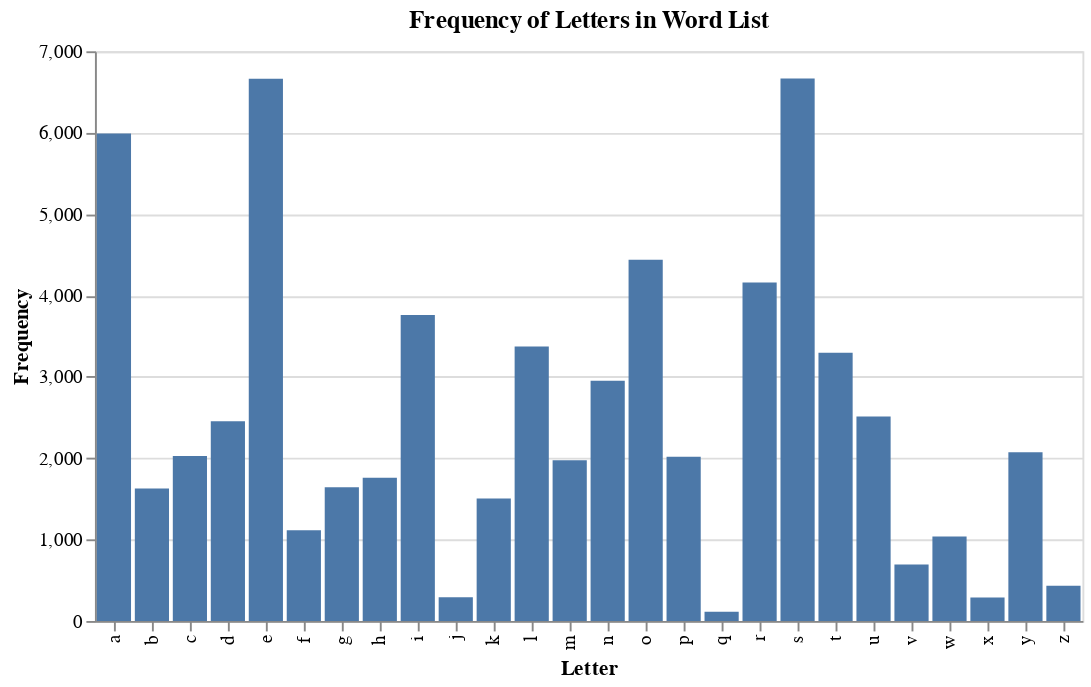

Source (notebook cell):
### Code cell
word_freq = pd.read_csv('data/word-frequencies.csv')
letter_counts = Counter(''.join(word_freq['word']))

# Convert the Counter object to a list of (letter, count) tuples
data = list(letter_counts.items())

df = pd.DataFrame(data, columns=['Letter', 'Frequency'])

# Create a bar chart with Altair
chart = alt.Chart(df).mark_bar().encode(
    x='Letter:N',
    y='Frequency:Q',
    tooltip=['Letter', 'Frequency']
).properties(title='Frequency of Letters in Word List')

# Display the chart
chart.show()

### Figure 1 — Vega-Lite specification as saved in the notebook (floating-point values rounded to 4 significant figures)
{"config": {"view": {"continuousWidth": 300, "continuousHeight": 300}}, "data": {"name": "data-530f14758cfd1a36ebf7bcceb6ee84fd"}, "mark": {"type": "bar"}, "encoding": {"tooltip": [{"field": "Letter", "type": "nominal"}, {"field": "Frequency", "type": "quantitative"}], "x": {"field": "Letter", "type": "nominal"}, "y": {"field": "Frequency", "type": "quantitative"}}, "title": "Frequency of Letters in Word List", "$schema": "https://vega.github.io/schema/vega-lite/v5.17.0.json", "datasets": {"data-530f14758cfd1a36ebf7bcceb6ee84fd": [{"Letter": "a", "Frequency": 5990}, {"Letter": "h", "Frequency": 1760}, {"Letter": "e", "Frequency": 6662}, {"Letter": "d", "Frequency": 2453}, {"Letter": "l", "Frequency": 3371}, {"Letter": "i", "Frequency": 3759}, {"Letter": "r", "Frequency": 4158}, {"Letter": "g", "Frequency": 1644}, {"Letter": "t", "Frequency": 3295}, {"Letter": "b", "Frequency": 1627}, {"Letter": "c", "Frequency": 2028}, {"Letter": "k", "Frequency": 1505}, {"Letter": "s", "Frequency": 6665}, {"Letter": "f", "Frequency": 1115}, {"Letter": "m", "Frequency": 1976}, {"Letter": "p", "Frequency": 2019}, {"Letter": "n", "Frequency": 2952}, {"Letter": "y", "Frequency": 2074}, {"Letter": "o", "Frequency": 4438}, {"Letter": "w", "Frequency": 1039}, {"Letter": "u", "Frequency": 2511}, {"Letter": "v", "Frequency": 694}, {"Letter": "z", "Frequency": 434}, {"Letter": "x", "Frequency": 288}, {"Letter": "j", "Frequency": 291}, {"Letter": "q", "Frequency": 112}]}}
